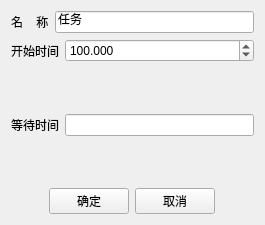
<?xml version="1.0" encoding="UTF-8"?>
<ui version="4.0">
 <class>ByyWaitTaskWidget</class>
 <widget class="QWidget" name="ByyWaitTaskWidget">
  <property name="geometry">
   <rect>
    <x>0</x>
    <y>0</y>
    <width>265</width>
    <height>225</height>
   </rect>
  </property>
  <property name="windowTitle">
   <string>等待</string>
  </property>
  <layout class="QVBoxLayout" name="verticalLayout">
   <item>
    <layout class="QHBoxLayout" name="horizontalLayout_5">
     <item>
      <widget class="QLabel" name="nameLabel">
       <property name="text">
        <string>名    称</string>
       </property>
      </widget>
     </item>
     <item>
      <widget class="QLineEdit" name="nameEdit">
       <property name="text">
        <string>任务</string>
       </property>
      </widget>
     </item>
    </layout>
   </item>
   <item>
    <layout class="QHBoxLayout" name="horizontalLayout_6">
     <item>
      <widget class="QLabel" name="startTimeLabel">
       <property name="text">
        <string>开始时间</string>
       </property>
      </widget>
     </item>
     <item>
      <widget class="QDoubleSpinBox" name="startTimeSpinBox">
       <property name="sizePolicy">
        <sizepolicy hsizetype="Expanding" vsizetype="Fixed">
         <horstretch>0</horstretch>
         <verstretch>0</verstretch>
        </sizepolicy>
       </property>
       <property name="decimals">
        <number>3</number>
       </property>
       <property name="maximum">
        <double>99999.990000000005239</double>
       </property>
       <property name="singleStep">
        <double>0.000000000000000</double>
       </property>
       <property name="value">
        <double>100.000000000000000</double>
       </property>
      </widget>
     </item>
    </layout>
   </item>
   <item>
    <spacer name="verticalSpacer_2">
     <property name="orientation">
      <enum>Qt::Vertical</enum>
     </property>
     <property name="sizeHint" stdset="0">
      <size>
       <width>20</width>
       <height>40</height>
      </size>
     </property>
    </spacer>
   </item>
   <item>
    <layout class="QHBoxLayout" name="horizontalLayout_7">
     <item>
      <widget class="QLabel" name="nameLabel_2">
       <property name="text">
        <string>等待时间</string>
       </property>
      </widget>
     </item>
     <item>
      <widget class="QLineEdit" name="nameEdit_2">
       <property name="text">
        <string/>
       </property>
      </widget>
     </item>
    </layout>
   </item>
   <item>
    <spacer name="verticalSpacer">
     <property name="orientation">
      <enum>Qt::Vertical</enum>
     </property>
     <property name="sizeHint" stdset="0">
      <size>
       <width>20</width>
       <height>40</height>
      </size>
     </property>
    </spacer>
   </item>
   <item>
    <layout class="QHBoxLayout" name="horizontalLayout_4">
     <item>
      <spacer name="horizontalSpacer">
       <property name="orientation">
        <enum>Qt::Horizontal</enum>
       </property>
       <property name="sizeHint" stdset="0">
        <size>
         <width>40</width>
         <height>20</height>
        </size>
       </property>
      </spacer>
     </item>
     <item>
      <widget class="QPushButton" name="pushButton">
       <property name="text">
        <string>确定</string>
       </property>
      </widget>
     </item>
     <item>
      <widget class="QPushButton" name="pushButton_2">
       <property name="text">
        <string>取消</string>
       </property>
      </widget>
     </item>
     <item>
      <spacer name="horizontalSpacer_2">
       <property name="orientation">
        <enum>Qt::Horizontal</enum>
       </property>
       <property name="sizeHint" stdset="0">
        <size>
         <width>40</width>
         <height>20</height>
        </size>
       </property>
      </spacer>
     </item>
    </layout>
   </item>
  </layout>
 </widget>
 <layoutdefault spacing="6" margin="11"/>
 <resources/>
 <connections/>
</ui>
